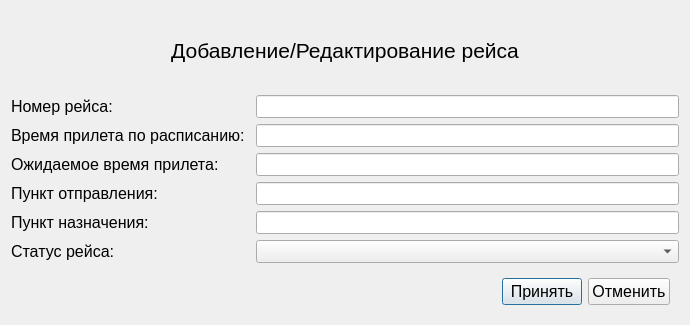
<?xml version="1.0" encoding="UTF-8"?>
<ui version="4.0">
 <class>AddFlight</class>
 <widget class="QDialog" name="AddFlight">
  <property name="geometry">
   <rect>
    <x>0</x>
    <y>0</y>
    <width>690</width>
    <height>325</height>
   </rect>
  </property>
  <property name="windowTitle">
   <string>Dialog</string>
  </property>
  <layout class="QVBoxLayout" name="verticalLayout">
   <item>
    <widget class="QLabel" name="label">
     <property name="font">
      <font>
       <pointsize>16</pointsize>
      </font>
     </property>
     <property name="text">
      <string>Добавление/Редактирование рейса</string>
     </property>
     <property name="alignment">
      <set>Qt::AlignCenter</set>
     </property>
    </widget>
   </item>
   <item>
    <layout class="QFormLayout" name="formLayout">
     <item row="0" column="0">
      <widget class="QLabel" name="label_2">
       <property name="font">
        <font>
         <pointsize>12</pointsize>
        </font>
       </property>
       <property name="text">
        <string>Номер рейса: </string>
       </property>
      </widget>
     </item>
     <item row="1" column="0">
      <widget class="QLabel" name="label_3">
       <property name="font">
        <font>
         <pointsize>12</pointsize>
        </font>
       </property>
       <property name="text">
        <string>Время прилета по расписанию: </string>
       </property>
      </widget>
     </item>
     <item row="2" column="0">
      <widget class="QLabel" name="label_4">
       <property name="font">
        <font>
         <pointsize>12</pointsize>
        </font>
       </property>
       <property name="text">
        <string>Ожидаемое время прилета: </string>
       </property>
      </widget>
     </item>
     <item row="3" column="0">
      <widget class="QLabel" name="label_5">
       <property name="font">
        <font>
         <pointsize>12</pointsize>
        </font>
       </property>
       <property name="text">
        <string>Пункт отправления: </string>
       </property>
      </widget>
     </item>
     <item row="4" column="0">
      <widget class="QLabel" name="label_6">
       <property name="font">
        <font>
         <pointsize>12</pointsize>
        </font>
       </property>
       <property name="text">
        <string>Пункт назначения: </string>
       </property>
      </widget>
     </item>
     <item row="5" column="0">
      <widget class="QLabel" name="label_7">
       <property name="font">
        <font>
         <pointsize>12</pointsize>
        </font>
       </property>
       <property name="text">
        <string>Статус рейса: </string>
       </property>
      </widget>
     </item>
     <item row="0" column="1">
      <widget class="QLineEdit" name="lineEdit">
       <property name="maximumSize">
        <size>
         <width>16777215</width>
         <height>50</height>
        </size>
       </property>
       <property name="font">
        <font>
         <pointsize>10</pointsize>
        </font>
       </property>
      </widget>
     </item>
     <item row="1" column="1">
      <widget class="QLineEdit" name="lineEdit_2">
       <property name="font">
        <font>
         <pointsize>10</pointsize>
        </font>
       </property>
      </widget>
     </item>
     <item row="2" column="1">
      <widget class="QLineEdit" name="lineEdit_3">
       <property name="font">
        <font>
         <pointsize>10</pointsize>
        </font>
       </property>
      </widget>
     </item>
     <item row="3" column="1">
      <widget class="QLineEdit" name="lineEdit_4">
       <property name="font">
        <font>
         <pointsize>10</pointsize>
        </font>
       </property>
      </widget>
     </item>
     <item row="4" column="1">
      <widget class="QLineEdit" name="lineEdit_5">
       <property name="font">
        <font>
         <pointsize>10</pointsize>
        </font>
       </property>
      </widget>
     </item>
     <item row="5" column="1">
      <widget class="QComboBox" name="comboBox">
       <property name="font">
        <font>
         <pointsize>10</pointsize>
        </font>
       </property>
       <item>
        <property name="text">
         <string/>
        </property>
       </item>
       <item>
        <property name="text">
         <string>Отложен</string>
        </property>
       </item>
       <item>
        <property name="text">
         <string>Вылетел</string>
        </property>
       </item>
       <item>
        <property name="text">
         <string>Прилетел</string>
        </property>
       </item>
      </widget>
     </item>
    </layout>
   </item>
   <item>
    <layout class="QHBoxLayout" name="horizontalLayout">
     <property name="leftMargin">
      <number>9</number>
     </property>
     <property name="topMargin">
      <number>9</number>
     </property>
     <property name="rightMargin">
      <number>9</number>
     </property>
     <property name="bottomMargin">
      <number>9</number>
     </property>
     <item>
      <spacer name="horizontalSpacer">
       <property name="orientation">
        <enum>Qt::Horizontal</enum>
       </property>
       <property name="sizeHint" stdset="0">
        <size>
         <width>40</width>
         <height>20</height>
        </size>
       </property>
      </spacer>
     </item>
     <item>
      <widget class="QPushButton" name="accept">
       <property name="font">
        <font>
         <pointsize>12</pointsize>
        </font>
       </property>
       <property name="text">
        <string>Принять</string>
       </property>
      </widget>
     </item>
     <item>
      <widget class="QPushButton" name="cancel">
       <property name="font">
        <font>
         <pointsize>12</pointsize>
        </font>
       </property>
       <property name="text">
        <string>Отменить</string>
       </property>
      </widget>
     </item>
    </layout>
   </item>
  </layout>
 </widget>
 <resources/>
 <connections>
  <connection>
   <sender>accept</sender>
   <signal>clicked()</signal>
   <receiver>AddFlight</receiver>
   <slot>reject()</slot>
   <hints>
    <hint type="sourcelabel">
     <x>548</x>
     <y>280</y>
    </hint>
    <hint type="destinationlabel">
     <x>344</x>
     <y>162</y>
    </hint>
   </hints>
  </connection>
  <connection>
   <sender>cancel</sender>
   <signal>clicked()</signal>
   <receiver>AddFlight</receiver>
   <slot>accept()</slot>
   <hints>
    <hint type="sourcelabel">
     <x>631</x>
     <y>280</y>
    </hint>
    <hint type="destinationlabel">
     <x>344</x>
     <y>162</y>
    </hint>
   </hints>
  </connection>
 </connections>
</ui>
